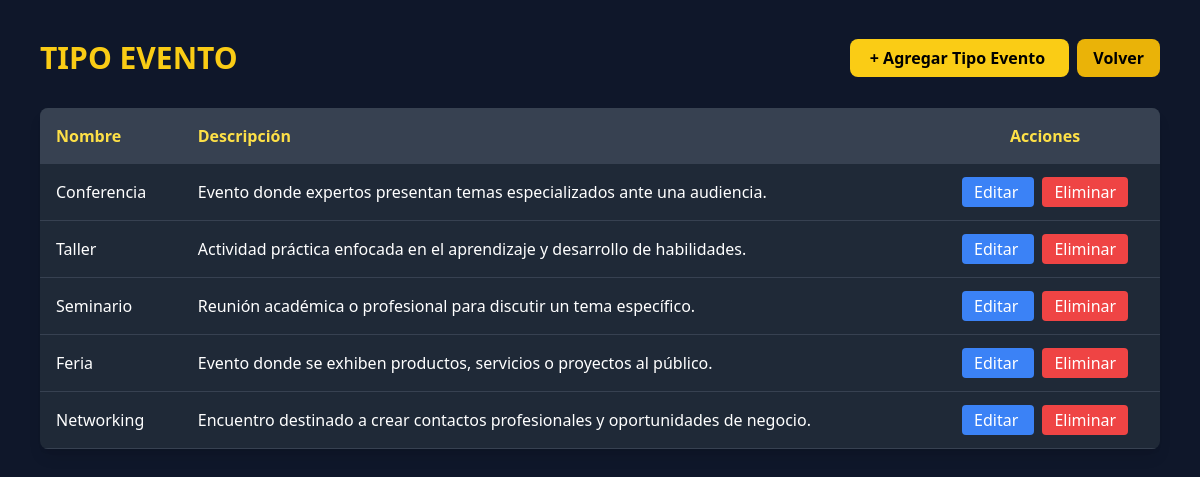
Screenshot of /tipoEvento/ (signed in) with the database file from the repository.
### Eventos/models.py (models this page shows, shortened)
class TipoEvento(models.Model):
    id_tipo = models.AutoField(primary_key=True)
    nombre = models.CharField(max_length=50)
    descripcion = models.CharField(max_length=255)
    class Meta:
        managed = True
        db_table = 'tipo_evento'

### Eventos/views.py (the view)
# urls.py: path('tipoEvento/', views.listaTipoEvento.as_view(), name='listaTipoEvento'),  # ✅ ARREGLADO
@method_decorator(login_requerido, name='dispatch')
class listaTipoEvento(ListView):
    model = TipoEvento
    template_name = 'eventos/listaTipoEvento.html'
    context_object_name = 'tipos'

### Eventos/views.py (called while the page is built)
def login_requerido(view_func):
    @wraps(view_func)
    def wrapper(request, *args, **kwargs):
        if 'usuario_id' not in request.session:
            return redirect('login')
        return view_func(request, *args, **kwargs)
    return wrapper

### Eventos/templates/eventos/listaTipoEvento.html (shortened to what this page needs)
<!DOCTYPE html>
<html lang="es">
<head>
<script src="https://cdn.tailwindcss.com"></script>
</head>
<body class="bg-slate-900 text-white p-10">
<div class="flex justify-between items-center mb-8">
    <h1 class="text-3xl font-bold text-yellow-400">TIPO EVENTO</h1>
    <div class="space-x-2">
        <a href="{% url 'crearTipoEvento' %}"
           class="bg-yellow-400 text-black px-5 py-2 rounded-lg font-semibold hover:bg-yellow-300 transition">
            + Agregar Tipo Evento
        </a>
        <a href="{% url 'inicio' %}"
           class="bg-yellow-500 hover:bg-yellow-600 text-black font-bold py-2 px-4 rounded-lg">
           Volver
        </a>
    </div>
</div>
<div class="bg-gray-800 rounded-lg shadow-lg overflow-hidden">
    <table class="w-full text-left">
        <thead class="bg-gray-700 text-yellow-300">
    <tr>
        <th class="p-4">Nombre</th>
        <th class="p-4">Descripción</th>
        <th class="p-4 text-center">Acciones</th>
    </tr>
</thead>
<tbody>
    {% for t in tipos %}
    <tr class="border-b border-gray-700 hover:bg-gray-700 transition">
        <td class="p-4">{{ t.nombre }}</td>
        <td class="p-4">{{ t.descripcion }}</td>
        <td class="p-4 text-center space-x-2">
            <a href="{% url 'editarTipoEvento' t.pk %}"
               class="bg-blue-500 px-3 py-1 rounded hover:bg-blue-400">
                Editar
            </a>
            <a href="{% url 'eliminarTipoEvento' t.pk %}"
               class="bg-red-500 px-3 py-1 rounded hover:bg-red-400">
                Eliminar
            </a>
        </td>
    </tr>
    {% endfor %}
</tbody>
    </table>
</div>
</body>
</html>

### rows the page displays
TipoEvento: nombre "Conferencia", descripcion "Evento donde expertos presentan temas especializados ante una audiencia."
TipoEvento: nombre "Taller", descripcion "Actividad práctica enfocada en el aprendizaje y desarrollo de habilidades."
TipoEvento: nombre "Seminario", descripcion "Reunión académica o profesional para discutir un tema específico."
TipoEvento: nombre "Feria", descripcion "Evento donde se exhiben productos, servicios o proyectos al público."
TipoEvento: nombre "Networking", descripcion "Encuentro destinado a crear contactos profesionales y oportunidades de negocio."
